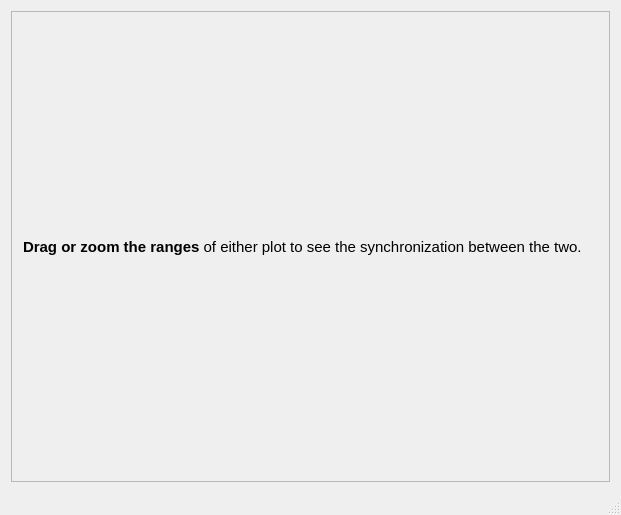
<?xml version="1.0" encoding="UTF-8"?>
<ui version="4.0">
 <class>MainWindow</class>
 <widget class="QMainWindow" name="MainWindow">
  <property name="geometry">
   <rect>
    <x>0</x>
    <y>0</y>
    <width>621</width>
    <height>515</height>
   </rect>
  </property>
  <property name="windowTitle">
   <string>QCustomPlot Synchronization Example</string>
  </property>
  <widget class="QWidget" name="centralWidget">
   <layout class="QVBoxLayout" name="verticalLayout">
    <item>
     <widget class="QFrame" name="frame_2">
      <property name="frameShape">
       <enum>QFrame::StyledPanel</enum>
      </property>
      <property name="frameShadow">
       <enum>QFrame::Sunken</enum>
      </property>
      <property name="lineWidth">
       <number>1</number>
      </property>
      <property name="midLineWidth">
       <number>0</number>
      </property>
      <layout class="QVBoxLayout" name="verticalLayout_3">
       <property name="spacing">
        <number>0</number>
       </property>
       <property name="margin">
        <number>0</number>
       </property>
       <item>
        <widget class="QCustomPlot" name="customPlot" native="true">
         <property name="sizePolicy">
          <sizepolicy hsizetype="Preferred" vsizetype="MinimumExpanding">
           <horstretch>0</horstretch>
           <verstretch>0</verstretch>
          </sizepolicy>
         </property>
        </widget>
       </item>
       <item>
        <widget class="QFrame" name="frame">
         <property name="frameShape">
          <enum>QFrame::NoFrame</enum>
         </property>
         <property name="frameShadow">
          <enum>QFrame::Raised</enum>
         </property>
         <layout class="QVBoxLayout" name="verticalLayout_2">
          <item>
           <widget class="QLabel" name="label">
            <property name="text">
             <string>&lt;!DOCTYPE HTML PUBLIC &quot;-//W3C//DTD HTML 4.0//EN&quot; &quot;http://www.w3.org/TR/REC-html40/strict.dtd&quot;&gt;
&lt;html&gt;&lt;head&gt;&lt;meta name=&quot;qrichtext&quot; content=&quot;1&quot; /&gt;&lt;style type=&quot;text/css&quot;&gt;
p, li { white-space: pre-wrap; }
&lt;/style&gt;&lt;/head&gt;&lt;body style=&quot; font-family:'Droid Sans'; font-size:10pt; font-weight:400; font-style:normal;&quot;&gt;
&lt;p style=&quot; margin-top:0px; margin-bottom:0px; margin-left:0px; margin-right:0px; -qt-block-indent:0; text-indent:0px;&quot;&gt;&lt;span style=&quot; font-family:'Ubuntu'; font-size:11pt; font-weight:600;&quot;&gt;Drag or zoom the ranges&lt;/span&gt;&lt;span style=&quot; font-family:'Ubuntu'; font-size:11pt;&quot;&gt; of either plot to see the synchronization between the two.&lt;/span&gt;&lt;/p&gt;&lt;/body&gt;&lt;/html&gt;</string>
            </property>
           </widget>
          </item>
         </layout>
        </widget>
       </item>
       <item>
        <widget class="QCustomPlot" name="customPlot2" native="true">
         <property name="sizePolicy">
          <sizepolicy hsizetype="Preferred" vsizetype="MinimumExpanding">
           <horstretch>0</horstretch>
           <verstretch>0</verstretch>
          </sizepolicy>
         </property>
        </widget>
       </item>
      </layout>
     </widget>
    </item>
   </layout>
  </widget>
  <widget class="QMenuBar" name="menuBar">
   <property name="geometry">
    <rect>
     <x>0</x>
     <y>0</y>
     <width>621</width>
     <height>25</height>
    </rect>
   </property>
  </widget>
  <widget class="QStatusBar" name="statusBar"/>
 </widget>
 <layoutdefault spacing="6" margin="11"/>
 <customwidgets>
  <customwidget>
   <class>QCustomPlot</class>
   <extends>QWidget</extends>
   <header>../../qcustomplot.h</header>
   <container>1</container>
  </customwidget>
 </customwidgets>
 <resources/>
 <connections/>
</ui>
